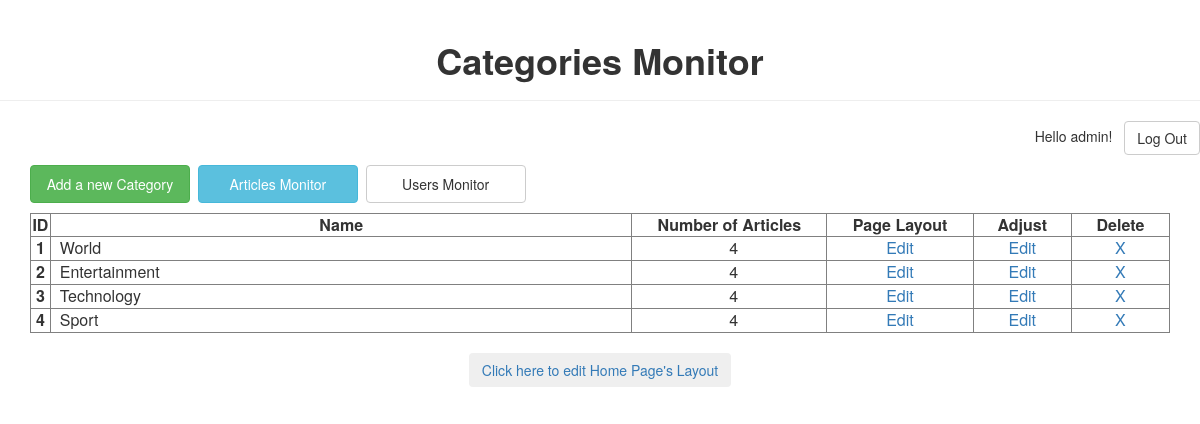
Page /divmonitor (signed in) on the committed database.
### app/models.py (models this page shows, shortened)
class User(UserMixin, db.Model):
    __tablename__ = 'users'
    id = db.Column(db.Integer, primary_key=True)
    username = db.Column(db.String(64), unique=True)
    role_id = db.Column(db.Integer, db.ForeignKey('roles.id'))
    password_hash = db.Column(db.String(128))
    @property
    def password(self):
        raise AttributeError('Password is not a readable attribute')
    def can(self, permission):
        return self.role is not None and (self.role.permission > permission)
    def is_administrator(self):
        return self.role is not None and (self.role.permission > Permissions.monitor_users)

class Division(db.Model):
    __tablename__ = 'divisions'
    id = db.Column(db.Integer, primary_key=True)
    name = db.Column(db.String(64), unique=True)
    articles = db.relationship('Article', backref='div', lazy='dynamic')

### app/main/views.py (the view)
@page.route('/divmonitor')
@login_required
@permission_required(Permissions.monitor_divisions)
def div_monitor():
    divs = Division.query.all()
    num_articles = dict()
    div_list = list()  # list contains all the divisions
    for div in Division.query.order_by(Division.id).all():
        div_list.append(div.name)
    for div in div_list:
        num = Division.query.filter_by(name=div).first().articles.count()
        num_articles[div] = num
    return render_template('backend/div_monitor.html', divs=divs, num_articles=num_articles )

### app/models.py (called while the page is built)
def permission_required(permission):
    def decorator(f):
        @wraps(f)
        def decorated_function(*args, **kwargs):
            if not current_user.can(permission):
                abort(403)
            return f(*args, **kwargs)
        return decorated_function
    return decorator

### app/templates/backend/div_monitor.html (shortened to what this page needs)
{% extends "backend_base.html" %}
{% block header %} Categories Monitor {% endblock %}
{% block navigate_buttons %}
    <table>
        <tr>
            <td> <a href="{{url_for('page.add_div')}}"> <input type="button" style="height: 38px; width: 160px" class="btn btn-success" value="Add a new Category"> </a> </td>
            <td> &nbsp; </td>
            <td> &nbsp; </td>
            <td> <a href="{{url_for('page.monitor')}}"> <input type="button" style="height: 38px; width: 160px" class="btn btn-info" value="Articles Monitor"> </a> </td>
            {% if current_user.is_administrator() %}
            <td> &nbsp; </td>
            <td> &nbsp; </td>
            <td> <a href="{{url_for('page.users_monitor')}}"> <input type="button" style="height: 38px; width: 160px" class="btn btn-default" value="Users Monitor"> </a> </td>
            {% endif %}
        </tr>
    </table>
{% endblock %}
{% block info %}
        <div class="container">
            <table border="1">
                <thead>
                    <tr>
                        <td width="20" align="center"> <strong> <font size="3.5"> ID </font> </strong>  </td>
                        <td width="600" align="center"> <strong> <font size="3.5">Name </font> </strong> </td>
                        <td width="200" align="center"> <strong> <font size="3.5"> Number of Articles </font> </strong> </td>
                        <td width="150" align="center"> <strong> <font size="3.5"> Page Layout </font> </strong> </td>
                        <td width="100" align="center"> <strong> <font size="3.5">Adjust </font> </strong> </td>
                        <td width="100" align="center"> <strong> <font size="3.5">Delete </font> </strong> </td>
                    </tr>
                </thead>
                {% for div in divs %}
                        <tr>
                            <td align="center"> <strong><font size="3"> {{div.id}}</font> </strong> </td>
                            <td align="left"> <font size="3.8"> &nbsp; {{ div.name}} </font> </td>
                            <td align="center"> <font size="3"> &nbsp; {{ num_articles.get(div.name) }} </font> </td>
                            <td align="center"> <a href="{{url_for('page.div_layout', id=div.id)}}"> <font size="3.5"> Edit </font> </a> </td>
                            <td align="center"><a href="{{url_for('page.edit_div',id=div.id)}}"> <font size="3.5"> Edit </font> </a> </td>
                            <td align="center"><a data-toggle="modal" data-target="#delete{{div.name}}"> <font size="3.5"> X </font> </a> </td>
                        </tr>
                {% endfor %}
                </table>
            <br>
             <a href="{{ url_for('page.home')}}"> <p align="center"> <button type="button" class="btn btn-basic">Click here to edit Home Page's Layout </button> </p> </a>
        </div>
{% endblock %}

### app/templates/backend_base.html (shortened to what this page needs)
{% extends "bootstrap/base.html" %}
{% block content %}
    <div class="page-header">
        <h1 align="center"> <strong> {% block header %} {%- endblock header %} </strong> </h1>
    </div>
    <div class="container">
        <div class="header-top">
				<div class="container">
					<div class="row" align="right">
                        <p> Hello {{current_user.username}}! &nbsp;
                            <a href="{{url_for('page.logout')}}"> <input type="button" class="btn btn-default" value="Log Out"> </a>
                        </p>
					</div>
				</div>
			</div>
        {% block navigate_buttons %} {%- endblock %}
    </div>
    {% block info %} {%- endblock info %}
        {% endblock %}

### rows in the picture
User: username "admin"
Division: id "1", name "World", get "4"
Division: id "2", name "Entertainment", get "4"
Division: id "3", name "Technology", get "4"
Division: id "4", name "Sport", get "4"
